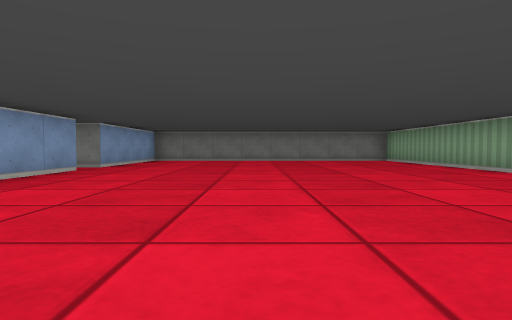
View 1 (above)

15 first-person views from a walk through a cub3D ray-caster map. The camera is about half as high as the walls, tilts 2° down and sees 75° across. The floor is counted in squares. Each view is taken from the middle of a square. On the plan, view 1 faces up. The plan holds only what a view shows up to about 9 squares ahead; the rest is blank.

View 2
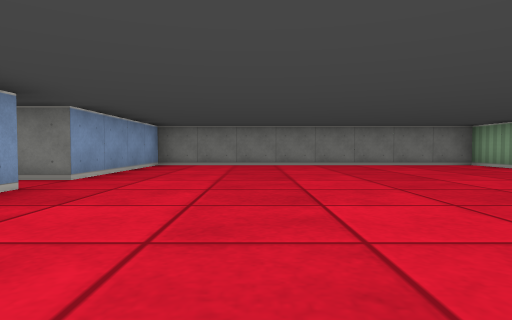

View 3
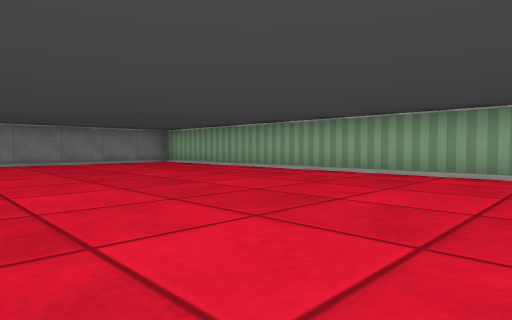

View 4
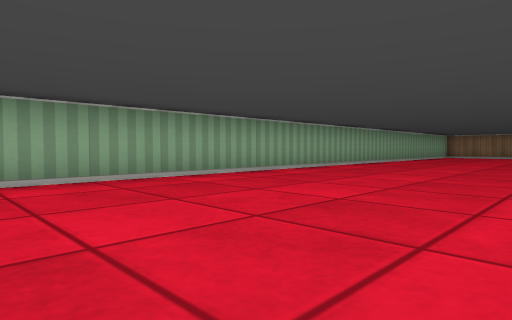

View 5
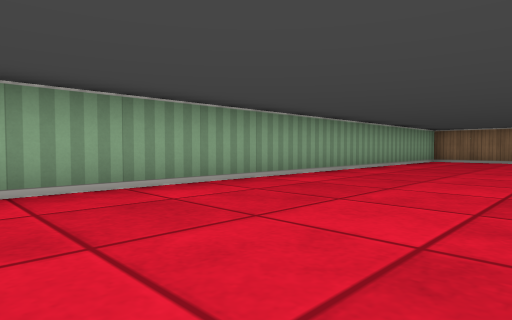

View 6
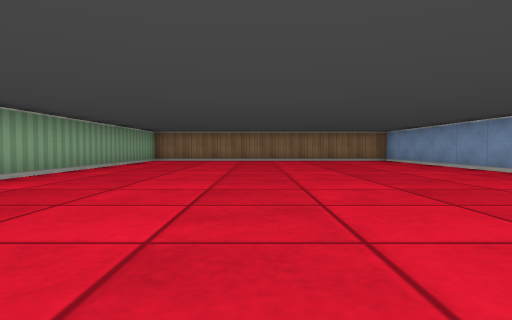

View 7
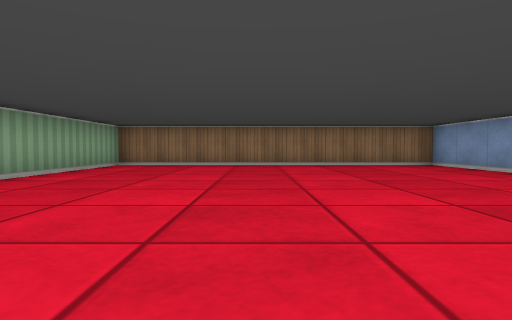

View 8
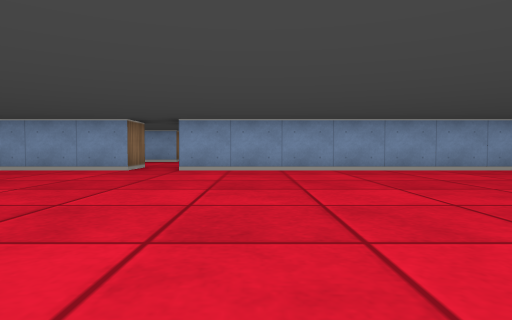

View 9
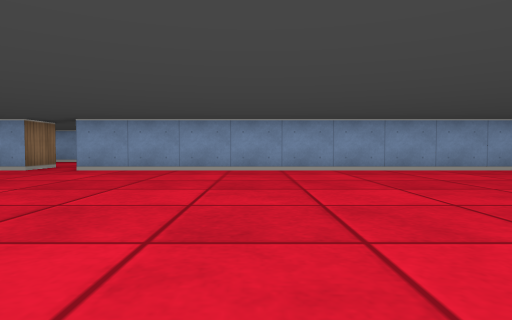

View 10
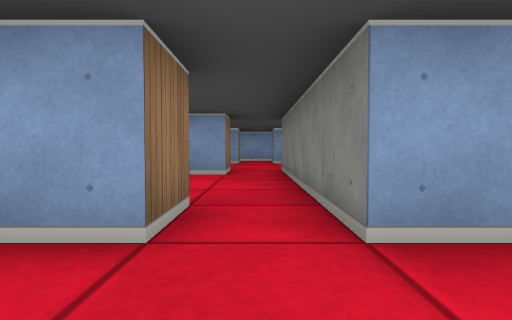

View 11
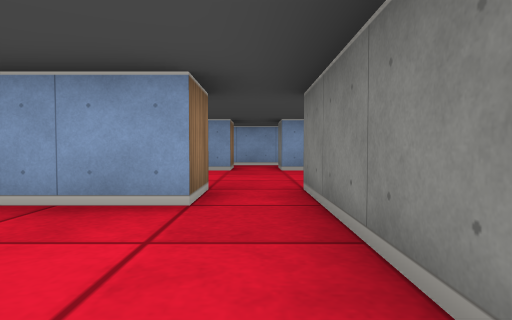

View 12
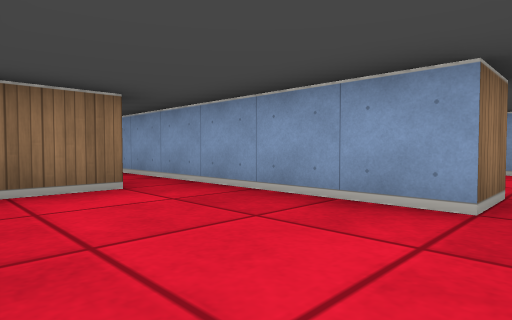

View 13
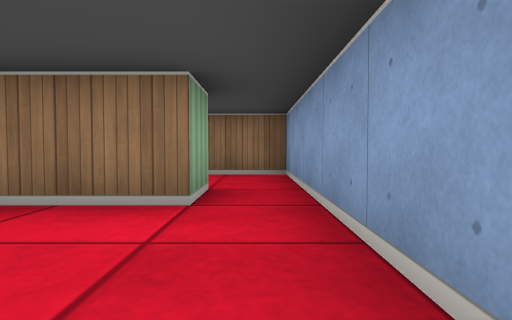

View 14
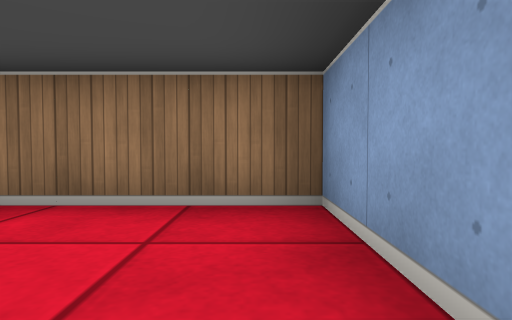

View 15
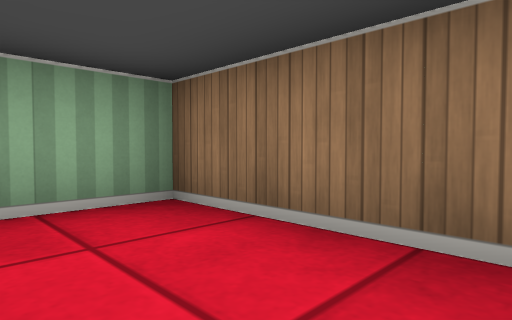

### Floor plan
Ten units are one square. View 1 is at (0, 0); x grows to the right and y downward. Boxes are objects, and circles mark ways between rooms. Rooms are numbered by the first view taken in them; rooms with no view inside come last. Other rooms are left out.
<svg viewBox="-85 -120 135 230">
<path fill="none" stroke="#000" d="M-35 45 -35 105 45 105 45 -115 -35 -115 -35 -75M-35 -65 -35 35M-75 45 -75 75M-45 45 -35 45M-65 75 -50 75M-35 35 -75 35M-65 85 -65 75M-75 75 -75 105 -45 105 -45 92"/>
<circle cx="-40" cy="40" r="3" fill="#2a7"/>
<circle cx="-70" cy="80" r="3" fill="#2a7"/>
<text x="0" y="-10">1</text>
<text x="-60" y="50">2</text>
<text x="-60" y="90">3</text>
</svg>
Room 1 opens to room 2. Room 2 opens to room 3.

Where each view was taken, in squares from view 1:
view 1: 0 up, 0 right, facing up
view 2: 3 up, 1 left, facing up
view 3: 2 up, 1 left, facing up-right
view 4: 6 up, 0 right, facing down-right
view 5: 1 up, 1 right, facing down-right
view 6: 1 up, 1 right, facing down
view 7: 2 down, 1 right, facing down
view 8: 2 down, 3 right, facing left
view 9: 0 up, 3 right, facing left
view 10: 4 down, 2 left, facing left
view 11: 4 down, 5 left, facing left
view 12: 4 down, 5 left, facing down-left
view 13: 5 down, 7 left, facing down
view 14: 8 down, 7 left, facing down
view 15: 9 down, 7 left, facing down-right
